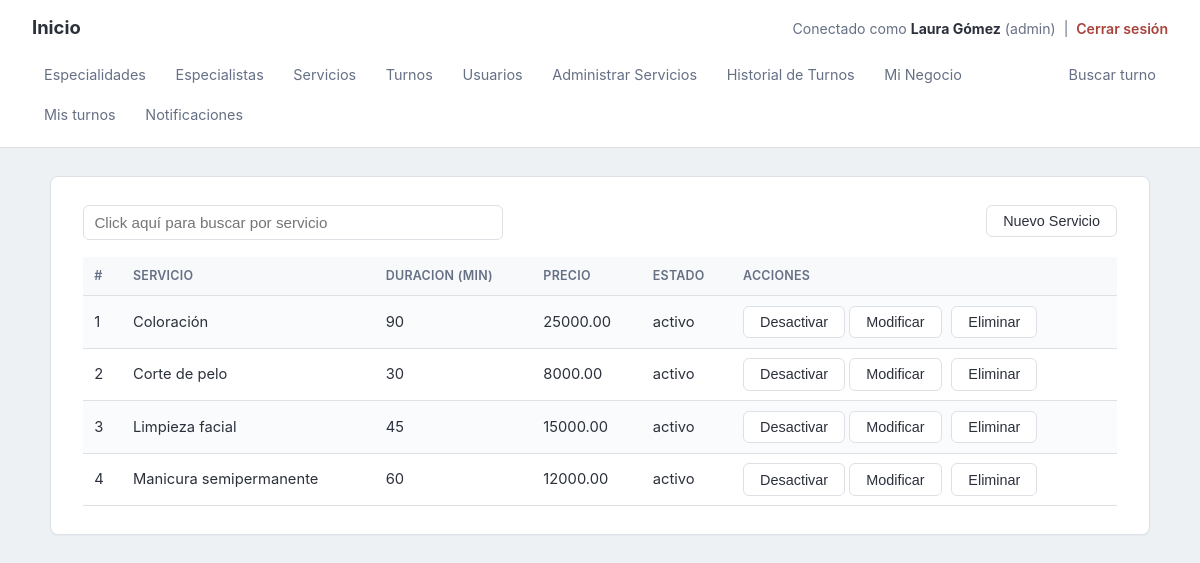
Screenshot of /servicios/index.php (signed in) with the database file from the repository.
### tables this page shows
CREATE TABLE servicios (id INT AUTO_INCREMENT PRIMARY KEY, negocio_id INT NOT NULL, nombre VARCHAR(150) NOT NULL, duracion_min INT NOT NULL, precio DECIMAL(10,2) NOT NULL, estado VARCHAR(50) DEFAULT 'activo', FOREIGN KEY (negocio_id) REFERENCES negocio_config (id) ON DELETE CASCADE ON UPDATE CASCADE);

### servicios/index.php (the view, shortened to what this page needs)
<?php
require("../require_admin.php");
?>
<!doctype html>
<html>
<head>
<link rel="stylesheet" href="../estilos.css">
</head>
<body>
<?php require("../menu_interior.php"); ?>
<main class="container">
<div style="width: 60%;float: left" >
<form name="carga" id="carga" action="./" method="post">
<input style="width: 100%;" type="text" name="buscar" value="<?php echo isset($_POST['buscar']) ? htmlspecialchars($_POST['buscar']) : ''; ?>" placeholder="Click aquí para buscar por servicio">
</form>
</div>
<div align="right">
<button type="button" onclick="location.href='alta/'">Nuevo Servicio</button>
</div>
<table class="table table-striped table-hover">
<tr>
	<th>#</th>
	<th>Servicio</th>
	<th>Duracion (min)</th>
	<th>Precio</th>
	<th>Estado</th>
	<th>Acciones</th>
</tr>
<?php
$buscar = isset($_POST['buscar']) ? $_POST['buscar'] : '';
$like = '%' . $buscar . '%';
$negocio_id = $_SESSION['usuario_negocio_id'];
$sqls = "SELECT s.id, s.nombre, s.duracion_min, s.precio, s.estado
         FROM servicios s
         WHERE s.negocio_id = ? AND s.nombre LIKE ?
         ORDER BY s.nombre";
$stmt = $conexion->prepare($sqls);
$stmt->bind_param("is", $negocio_id, $like);
$stmt->execute();
$res = $stmt->get_result();
$i = 1;
while ($fila = $res->fetch_assoc()) {
$id = $fila['id'];
?>
<tr>
	<td><?php echo $i; ?></td>
	<td><?php echo htmlspecialchars($fila['nombre']); ?></td>
	<td><?php echo htmlspecialchars($fila['duracion_min']); ?></td>
	<td><?php echo htmlspecialchars($fila['precio']); ?></td>
	<td><?php echo htmlspecialchars($fila['estado']); ?></td>
	<td>
	<form action="estado.php" method="post" style="display:inline;margin:0;">
		<button type="submit"><?php echo ($fila['estado'] === 'activo') ? 'Desactivar' : 'Activar'; ?></button>
	</form>
	<button type="button" onclick="location.href='modificacion/index.php?id=<?php echo $id; ?>'">Modificar</button>
	<button type="button" onclick="if(confirm('¿Eliminar este servicio?')) location.href='baja/index.php?id=<?php echo $id; ?>'">Eliminar</button>
	</td>
</tr>
<?php $i++; } $stmt->close(); ?>
</table>
</main>
</body>
</html>

### estilos.css (style rules this page uses)
:root { --bg: #eef1f4; --surface: #ffffff; --text: #2b303b; --text-muted: #667085; --border: #dde1e6; --primary: #3a5a78; --primary-dark: #2c4a63; --danger: #a8433c; --radius: 6px; }
* { box-sizing: border-box; }
html, body { margin: 0; padding: 0; min-height: 100%; }
body { background: var(--bg); color: var(--text); font-family: -apple-system, BlinkMacSystemFont, "Segoe UI", Roboto, Helvetica, Arial, sans-serif; font-size: 15px; line-height: 1.5; }
main.container { max-width: 1100px; margin: 1.75rem auto; background: var(--surface); border: 1px solid var(--border); border-radius: 8px; padding: 1.75rem 2rem; box-shadow: 0 1px 2px rgba(16, 24, 40, .04); }
main.container::after { content: ""; display: table; clear: both; }
input[type="text"], input[type="email"], input[type="password"], input[type="date"], input[type="time"], input[type="number"] { display: block; width: 100%; max-width: 420px; padding: .5rem .65rem; border: 1px solid var(--border); border-radius: var(--radius); font-size: .95rem; color: var(--text); background: #fff; }
input[name="buscar"] { padding: .5rem .65rem; border: 1px solid var(--border); border-radius: var(--radius); font-size: .95rem; background: #fff; }
button { background: #fff; color: var(--text); border: 1px solid var(--border); padding: .45rem 1rem; border-radius: var(--radius); font-size: .9rem; cursor: pointer; }
table.table { width: 100%; border-collapse: collapse; margin-top: 1.25rem; font-size: .92rem; }
table.table th, table.table td { padding: .6rem .7rem; text-align: left; border-bottom: 1px solid var(--border); vertical-align: middle; }
table.table th { background: #f8f9fb; font-size: .78rem; text-transform: uppercase; letter-spacing: .02em; color: var(--text-muted); font-weight: 600; }
table.table-striped tr:nth-child(even) { background: #fafbfc; }
table.table td button { margin-right: .35rem; }
table.table td button:last-child { margin-right: 0; }

### rows the page displays
servicios: nombre "Coloración", duracion_min "90", precio "25000.00", estado "activo", shows "Desactivar"
servicios: nombre "Corte de pelo", duracion_min "30", precio "8000.00", estado "activo", shows "Desactivar"
servicios: nombre "Limpieza facial", duracion_min "45", precio "15000.00", estado "activo", shows "Desactivar"
servicios: nombre "Manicura semipermanente", duracion_min "60", precio "12000.00", estado "activo", shows "Desactivar"

### other values shown
$_SESSION['usuario_nombre'] "Laura Gómez"
$_SESSION['usuario_rol'] "admin"
